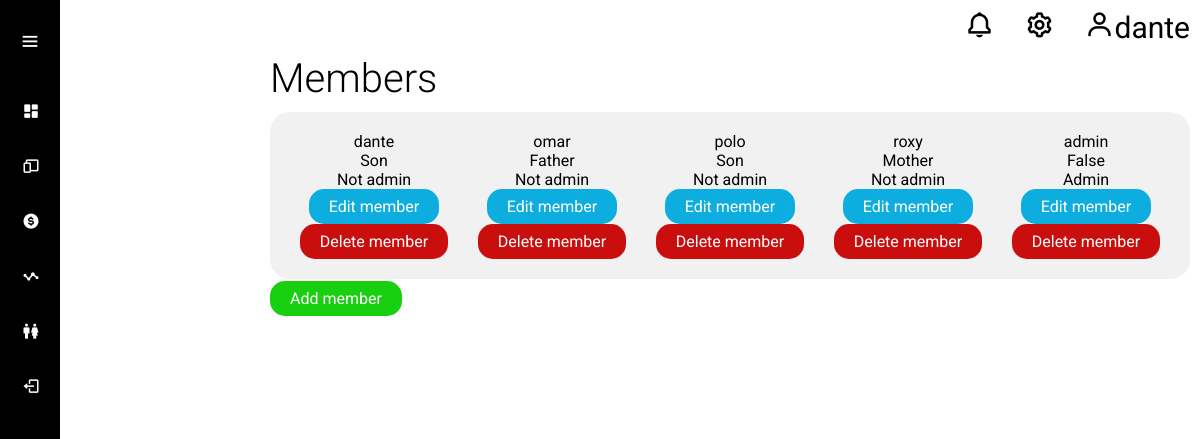
The app's page /member/ (signed in) with its own data.
### user_auth/models.py (models this page shows, shortened)
class Person(models.Model):
    user = models.OneToOneField(User, on_delete=models.CASCADE)
    kindred = models.CharField(max_length=255)
    is_family_admin = models.BooleanField(default=False)
    family = models.ForeignKey(Family, on_delete=models.CASCADE)

### member/views.py (the view)
# urls.py: path("member/", include("member.urls")),
def member(request):
    person = get_object_or_404(Person, user=request.user)
    family_persons = Family.list_members(person)
    return render(request, "member/member.html", {"members": family_persons})

### user_auth/models.py (called while the page is built)
    @classmethod
    def list_members(cls, person):
        family_persons = Person.objects.filter(family=person.family)
        return family_persons

### member/templates/member/member.html (shortened to what this page needs)
{% extends 'core/base.html' %} {% block title %}Members{% endblock %}{% block content %}
<div class="container">
    <h1 class="title">Members</h1>
    <div class="panel-container">
        <div class="members">
            {% for member in members %}
            <div class="member">
                <p class="name">{{member.user.username}}</p>
                <p class="kindred">{{member.kindred}}</p>
                {% if member.is_family_admin %}
                <p class="is_family_admin">Admin</p>
                {% else %}
                <p class="type">Not admin</p>
                {% endif %}
                <a href="#" class="btn btn-edit">Edit member</a>
                <a href="#" class="btn btn-delete">Delete member</a>
            </div>
            {% endfor %}
        </div>
    </div>
    <a href="#" class="btn-add btn">Add member</a>
</div>
{% endblock %}

### core/templates/core/base.html (shortened to what this page needs)
{% load static %}
<!DOCTYPE html>
<html lang="en">
<head>
    <link href='https://unpkg.com/boxicons@2.1.4/css/boxicons.min.css' rel='stylesheet'>
    <link rel="stylesheet" href=" {% static 'css/styles.css' %} ">
</head>
<body>
    <header class="header">
        <a href="#"><i class='bx bx-bell'></i></i></a>
        <a href="#"><i class='bx bx-cog'></i></a> {% if user.is_authenticated %}
        <a href=""><i class='bx bx-user' ></i>{{user.username}}</a> {% endif %}
    </header>
    <nav class="sidebar">
        <div class="logo-menu">
            <i class='bx bx-menu toggle-btn'></i>
        </div>
        <ul class="list">
            {% if user.is_authenticated %}
            <li class="list-item">
                <a href="{% url 'dashboard:dashboard' %}">
                    <i class='bx bxs-dashboard'></i>
                </a>
            </li>
            <li class="list-item">
                <a href="{% url 'device:device' %}">
                    <i class='bx bx-devices'></i>
                </a>
            </li>
            <li class="list-item">
                <a href="#">
                    <i class='bx bxs-dollar-circle'></i>
                </a>
            </li>
            <li class="list-item">
                <a href="#">
                    <i class='bx bx-stats'></i>
                </a>
            </li>
            <li class="list-item">
                <a href="{% url 'member:member' %}">
                    <i class='bx bx-male-female'></i>
                </a>
            </li>
            <li class="list-item">
                <a href="{% url 'user_auth:sign_out' %}">
                    <i class='bx bx-log-out'></i>
                </a>
            </li>
            {% endif %}
        </ul>
    </nav>
    {% block content %} {% endblock %}
</body>
</html>

### static/css/styles.css (style rules this page uses)
* { margin: 0; padding: 0; box-sizing: border-box; font-family: "Roboto", sans-serif; }
.container { margin-left: 270px; margin-right: 10px; }
.title { font-weight: 300; font-size: 40px; }
.panel-container { margin: 10px 0; padding: 20px; background-color: #f1f1f1; border-radius: 20px; }
.btn { text-decoration: none; padding: 8px 20px; border-radius: 15px; transition: .1s ease; }
.btn-add { background-color: #18CF10; color: #fff; }
.btn-edit { background-color: #0daedf; color: #fff; }
.btn-delete { background-color: #ca0e0e; color: #fff; }
.header { display: flex; justify-content: end; gap: 10px; align-items: center; }
.header a { text-decoration: none; margin: 5px; padding: 5px; color: #000; font-size: 30px; border-radius: 20px; }
.sidebar { position: fixed; top: 0; left: 0; width: 60px; height: 100%; background-color: #000; padding: 6px; transition: .5s; }
.sidebar .logo-menu { display: flex; align-items: center; width: 100%; height: 70px; color: #fff; }
.sidebar .logo-menu .toggle-btn { position: absolute; left: 50%; transform: translateX(-50%); width: 40px; height: 40px; font-size: 22px; text-align: center; line-height: 40px; cursor: pointer; transition: .5s; }
.sidebar .list { margin-top: 10px; }
.list .list-item { width: 100%; height: 50px; margin: 5px 0; list-style: none; line-height: 50px; }
.list .list-item a { display: flex; align-items: center; font-size: 18px; color: #fff; text-decoration: none; border-radius: 6px; white-space: nowrap; }
.list .list-item a i { min-width: 50px; height: 50px; text-align: center; line-height: 50px; }
.members { display: grid; gap: 10px; grid-auto-flow: column; }
.members .member { display: flex; justify-content: center; flex-direction: column; align-items: center; }

### records on screen
Person: user.username "dante", kindred "Son", is_family_admin "Not admin"
Person: user.username "omar", kindred "Father", is_family_admin "Not admin"
Person: user.username "polo", kindred "Son", is_family_admin "Not admin"
Person: user.username "roxy", kindred "Mother", is_family_admin "Not admin"
Person: user.username "admin", kindred "False", is_family_admin "Admin"

### other values on screen
{{ user.username }} "dante"
